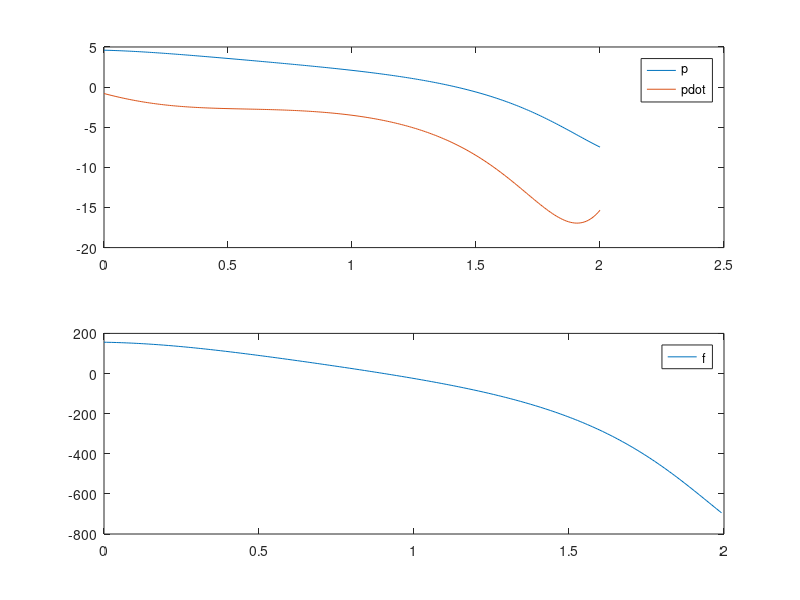

MATLAB code to generate this figure:
function startercode225939
[T,X,U,XFORDISPLAY] = RunSimulation;
PlotResults(T,X,U);
p = mat2str(XFORDISPLAY(1),8)
pdot = mat2str(XFORDISPLAY(2),8)
end

function [actuators,data] = initControlSystem(sensors,references,parameters,data)
%%%%%%%%%%%%%%%%%%
% MODIFY
data.A = [0, 1; -103/8, -7/8];
data.B = [0; 1/8];
data.C = [0, 1];
data.xhat = [0;0];
data.u = 0;

pcon = [-2, -1];
pobs = [-2, -1];

data.K = acker(data.A, data.B, pcon);
data.L = acker(data.A', data.C', pobs)';
%
%%%%%%%%%%%%%%%%%%
[actuators,data] = runControlSystem(sensors,references,parameters,data);
end

function [actuators,data] = runControlSystem(sensors,references,parameters,data)
%%%%%%%%%%%%%%%%%%
% MODIFY
pE = 4;
fE = 7*pE + 2*pE^3;
u = -data.K*data.xhat;
y = sensors.pdot;
data.xhat = data.xhat + (data.A*data.xhat + data.B*u - data.L*(data.C*data.xhat - y)) * parameters.tStep;
actuators.f = u + fE;
%
%%%%%%%%%%%%%%%%%%
end

function [T,X,U,XFORDISPLAY] = RunSimulation
[t,x,tStep,nSteps,nStepsForDisplay] = InitSimulation;
T = t;
X = x;
U = [];
controller.init = @initControlSystem;
controller.run = @runControlSystem;
controller.sensors = GetSensors(t,x);
controller.references = struct;
controller.parameters = struct('tStep',tStep);
controller.data = struct;
[controller.actuators,controller.data] = ...
    controller.init(controller.sensors, ...
                    controller.references, ...
                    controller.parameters, ...
                    controller.data);
for iStep = 1:nSteps
    u = GetInput(controller.actuators);
    [t,x] = ode45(@(t,x) GetXDot(t,x,u),[t t+tStep],x);
    t = t(end);
    x = x(end,:)';
    controller.sensors = GetSensors(t,x);
    [controller.actuators,controller.data] = ...
    controller.run(controller.sensors, ...
                    controller.references, ...
                    controller.parameters, ...
                    controller.data);
    T = [T t];
    X = [X x];
    U = [U u];
    if iStep==nStepsForDisplay
        XFORDISPLAY = x;
    end
end
end

function [t,x,tStep,nSteps,nStepsForDisplay] = InitSimulation
t = 0;
x = [4.60; -0.80];
tStep = 0.008;
nStepsForDisplay = 25;
nSteps = 250;
end

function u = GetInput(actuators)
u = actuators.f;
end

function sensors = GetSensors(t,x)
sensors.t = t;
sensors.pdot = x(2);
end

function xdot = GetXDot(t,x,u)
xdot = [x(2); (1/8)*(-(7*x(2)+7*x(1)+2*x(1)^3)+u(1))];
end

function PlotResults(T,X,U)
clf;
subplot(2,1,1);
plot(T,X);
legend('p','pdot');
subplot(2,1,2);
plot(T(1:end-1),U);
legend('f');
end
